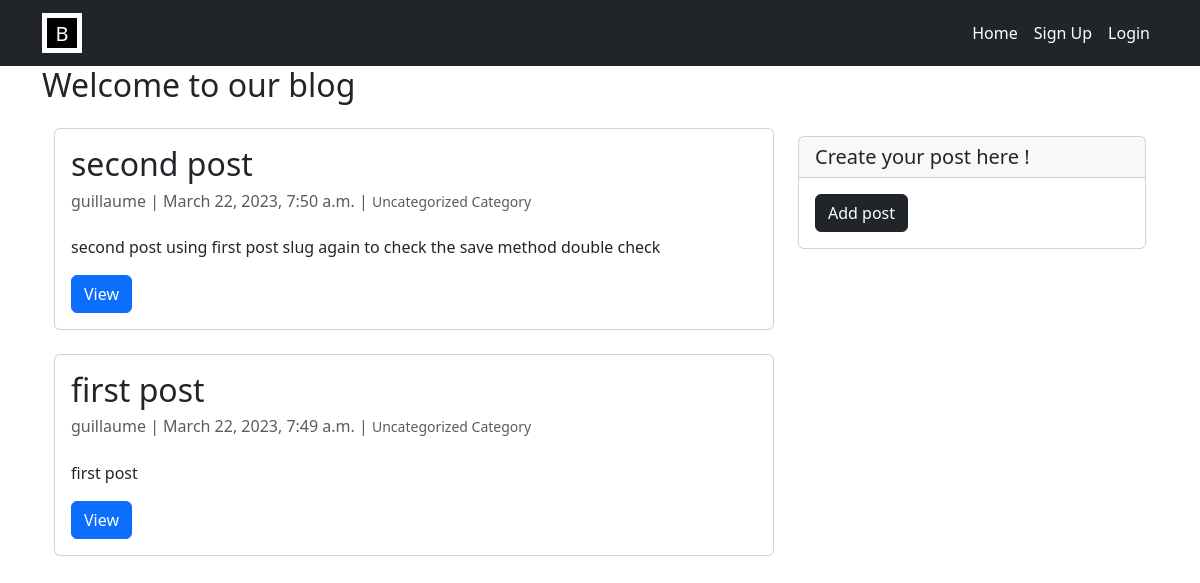
/, run on an earlier commit of the app's database.
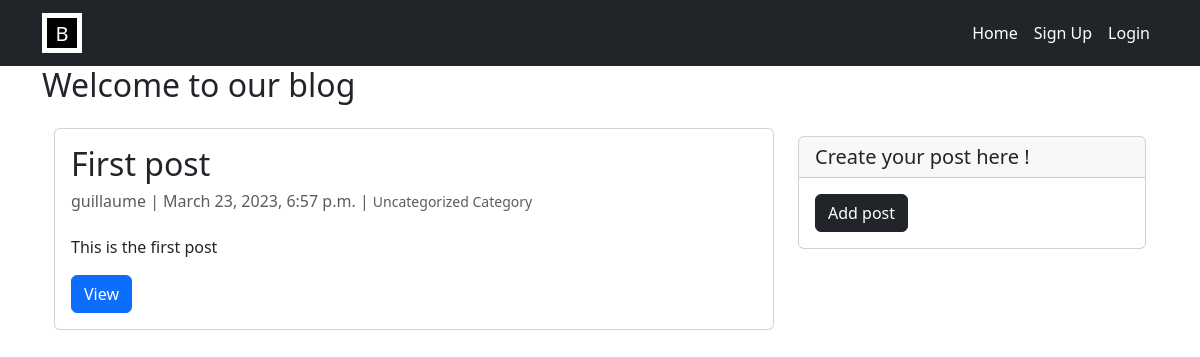
And on a later commit of the database.
### myblog/models.py (models this page shows, shortened)
class Post(models.Model):
    title = models.CharField(max_length=200, unique=True)
    author = models.ForeignKey(User, on_delete= models.CASCADE,related_name='posts')
    updated_on = models.DateTimeField(auto_now= True)
    content = models.TextField()
    created_on = models.DateTimeField(auto_now_add=True)
    slug = models.CharField(max_length=200, unique=True, null=False)
    category = models.ForeignKey(Category, on_delete=models.PROTECT, null=True)
    class Meta:
        ordering = ['-created_on']

class Category(models.Model):
    name = models.CharField(max_length=100, default='uncategorized')
    def __str__(self):
        return self.name

### myblog/views.py (the view)
# urls.py: path('', views.PostList.as_view(), name='home'),
class PostList(generic.ListView):
    queryset = Post.objects.order_by('-created_on')
    template_name = 'index.html'

### myblog/templates/index.html (shortened to what this page needs)
{% extends 'base.html' %}
{% load widget_tweaks %}
{% block content %}
<h2>Welcome to our blog</h2>
<div class="container">
  <div class="row">
    <div class="col-md-8 mt-3 left">
      {% for post in post_list %}
        <div class="card mb-4">
          <div class="card-body">
            <h2 class="card-title">{{ post.title }}</h2>
            <p class="card-text text-muted h6">{{ post.author }} | {{ post.created_on}} | <small>{{ post.category }} Category</small></p>
            <p class="card-text mt-4">{{post.content|slice:":200" }}</p>
            <a href="{% url 'post_detail' post.slug %}" class="btn btn-primary">View</a>
          </div>
        </div>
      {% endfor %}
    </div>
    <div class="col-md-4 float-right ">
      <div class="card my-4">
        <h5 class="card-header">Create your post here !</h5>
        <div class="card-body">
          <a href="{% url 'add_post' %}" class="btn btn-dark">Add post</a>
        </div>
      </div>
    </div>
  </div>
</div>
{% endblock %}

What changed in the data, as far as the page shows it:
removed Post: title "second post", author "guillaume", created_on "March 22, 2023, 7:50 a.m.", category "Uncategorized", content "second post using first post slug again to check the save method double check"
removed Post: title "first post", author "guillaume", created_on "March 22, 2023, 7:49 a.m.", category "Uncategorized", content "first post"
added Post: title "First post", author "guillaume", created_on "March 23, 2023, 6:57 p.m.", category "Uncategorized", content "This is the first post"
